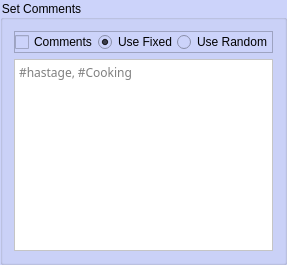
              <widget class="QGroupBox" name="groupBox_9">
               <property name="styleSheet">
                <string notr="true">background-color: rgb(204, 211, 250);</string>
               </property>
               <property name="title">
                <string>Set Comments</string>
               </property>
               <layout class="QVBoxLayout" name="verticalLayout_6">
                <item>
                 <widget class="QFrame" name="frame_4">
                  <property name="frameShape">
                   <enum>QFrame::StyledPanel</enum>
                  </property>
                  <property name="frameShadow">
                   <enum>QFrame::Raised</enum>
                  </property>
                  <layout class="QHBoxLayout" name="horizontalLayout_9">
                   <property name="spacing">
                    <number>0</number>
                   </property>
                   <property name="leftMargin">
                    <number>0</number>
                   </property>
                   <property name="topMargin">
                    <number>0</number>
                   </property>
                   <property name="rightMargin">
                    <number>0</number>
                   </property>
                   <property name="bottomMargin">
                    <number>0</number>
                   </property>
                   <item>
                    <widget class="QCheckBox" name="comments">
                     <property name="text">
                      <string>Comments</string>
                     </property>
                    </widget>
                   </item>
                   <item>
                    <widget class="QWidget" name="widget_6" native="true">
                     <layout class="QHBoxLayout" name="horizontalLayout_10">
                      <property name="spacing">
                       <number>0</number>
                      </property>
                      <property name="leftMargin">
                       <number>0</number>
                      </property>
                      <property name="topMargin">
                       <number>0</number>
                      </property>
                      <property name="rightMargin">
                       <number>0</number>
                      </property>
                      <property name="bottomMargin">
                       <number>0</number>
                      </property>
                      <item>
                       <widget class="QRadioButton" name="comments_use_fixed">
                        <property name="text">
                         <string>Use Fixed</string>
                        </property>
                        <property name="checked">
                         <bool>true</bool>
                        </property>
                       </widget>
                      </item>
                      <item>
                       <widget class="QRadioButton" name="comments_use_random">
                        <property name="text">
                         <string>Use Random</string>
                        </property>
                       </widget>
                      </item>
                     </layout>
                    </widget>
                   </item>
                  </layout>
                 </widget>
                </item>
                <item>
                 <widget class="QPlainTextEdit" name="comments_text">
                  <property name="font">
                   <font>
                    <family>Noto Sans Khmer</family>
                   </font>
                  </property>
                  <property name="styleSheet">
                   <string notr="true">background-color: rgb(255, 255, 255);</string>
                  </property>
                  <property name="placeholderText">
                   <string>#hastage, #Cooking</string>
                  </property>
                 </widget>
                </item>
               </layout>
              </widget>
